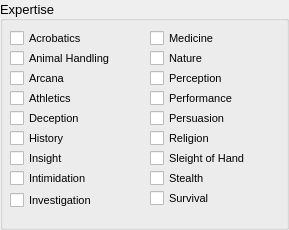
            <widget class="QGroupBox" name="org_expertise">
             <property name="minimumSize">
              <size>
               <width>0</width>
               <height>230</height>
              </size>
             </property>
             <property name="font">
              <font>
               <pointsize>10</pointsize>
              </font>
             </property>
             <property name="autoFillBackground">
              <bool>false</bool>
             </property>
             <property name="title">
              <string>Expertise</string>
             </property>
             <property name="alignment">
              <set>Qt::AlignLeading|Qt::AlignLeft|Qt::AlignVCenter</set>
             </property>
             <property name="flat">
              <bool>false</bool>
             </property>
             <widget class="QCheckBox" name="expertise_performance">
              <property name="geometry">
               <rect>
                <x>150</x>
                <y>90</y>
                <width>130</width>
                <height>17</height>
               </rect>
              </property>
              <property name="font">
               <font>
                <family>Segoe UI</family>
                <pointsize>8</pointsize>
               </font>
              </property>
              <property name="text">
               <string>Performance</string>
              </property>
             </widget>
             <widget class="QCheckBox" name="expertise_religion">
              <property name="geometry">
               <rect>
                <x>150</x>
                <y>130</y>
                <width>130</width>
                <height>16</height>
               </rect>
              </property>
              <property name="font">
               <font>
                <family>Segoe UI</family>
                <pointsize>8</pointsize>
               </font>
              </property>
              <property name="text">
               <string>Religion</string>
              </property>
             </widget>
             <widget class="QCheckBox" name="expertise_stealth">
              <property name="geometry">
               <rect>
                <x>150</x>
                <y>170</y>
                <width>130</width>
                <height>17</height>
               </rect>
              </property>
              <property name="font">
               <font>
                <family>Segoe UI</family>
                <pointsize>8</pointsize>
               </font>
              </property>
              <property name="text">
               <string>Stealth</string>
              </property>
             </widget>
             <widget class="QCheckBox" name="expertise_insight">
              <property name="geometry">
               <rect>
                <x>10</x>
                <y>150</y>
                <width>130</width>
                <height>17</height>
               </rect>
              </property>
              <property name="font">
               <font>
                <family>Segoe UI</family>
                <pointsize>8</pointsize>
               </font>
              </property>
              <property name="text">
               <string>Insight</string>
              </property>
             </widget>
             <widget class="QCheckBox" name="expertise_arcana">
              <property name="geometry">
               <rect>
                <x>10</x>
                <y>70</y>
                <width>130</width>
                <height>16</height>
               </rect>
              </property>
              <property name="font">
               <font>
                <family>Segoe UI</family>
                <pointsize>8</pointsize>
               </font>
              </property>
              <property name="text">
               <string>Arcana</string>
              </property>
             </widget>
             <widget class="QCheckBox" name="expertise_persuasion">
              <property name="geometry">
               <rect>
                <x>150</x>
                <y>110</y>
                <width>130</width>
                <height>17</height>
               </rect>
              </property>
              <property name="font">
               <font>
                <family>Segoe UI</family>
                <pointsize>8</pointsize>
               </font>
              </property>
              <property name="text">
               <string>Persuasion</string>
              </property>
             </widget>
             <widget class="QCheckBox" name="expertise_investigation">
              <property name="geometry">
               <rect>
                <x>10</x>
                <y>190</y>
                <width>130</width>
                <height>20</height>
               </rect>
              </property>
              <property name="font">
               <font>
                <family>Segoe UI</family>
                <pointsize>8</pointsize>
               </font>
              </property>
              <property name="text">
               <string>Investigation</string>
              </property>
             </widget>
             <widget class="QCheckBox" name="expertise_animalHandling">
              <property name="geometry">
               <rect>
                <x>10</x>
                <y>50</y>
                <width>130</width>
                <height>17</height>
               </rect>
              </property>
              <property name="font">
               <font>
                <family>Segoe UI</family>
                <pointsize>8</pointsize>
               </font>
              </property>
              <property name="text">
               <string>Animal Handling</string>
              </property>
             </widget>
             <widget class="QCheckBox" name="expertise_intimidation">
              <property name="geometry">
               <rect>
                <x>10</x>
                <y>170</y>
                <width>130</width>
                <height>17</height>
               </rect>
              </property>
              <property name="font">
               <font>
                <family>Segoe UI</family>
                <pointsize>8</pointsize>
               </font>
              </property>
              <property name="text">
               <string>Intimidation</string>
              </property>
             </widget>
             <widget class="QCheckBox" name="expertise_acro">
              <property name="geometry">
               <rect>
                <x>10</x>
                <y>30</y>
                <width>130</width>
                <height>17</height>
               </rect>
              </property>
              <property name="font">
               <font>
                <family>Segoe UI</family>
                <pointsize>8</pointsize>
               </font>
              </property>
              <property name="text">
               <string>Acrobatics</string>
              </property>
             </widget>
             <widget class="QCheckBox" name="expertise_survival">
              <property name="geometry">
               <rect>
                <x>150</x>
                <y>190</y>
                <width>130</width>
                <height>16</height>
               </rect>
              </property>
              <property name="font">
               <font>
                <family>Segoe UI</family>
                <pointsize>8</pointsize>
               </font>
              </property>
              <property name="text">
               <string>Survival</string>
              </property>
             </widget>
             <widget class="QCheckBox" name="expertise_deception">
              <property name="geometry">
               <rect>
                <x>10</x>
                <y>110</y>
                <width>130</width>
                <height>17</height>
               </rect>
              </property>
              <property name="font">
               <font>
                <family>Segoe UI</family>
                <pointsize>8</pointsize>
               </font>
              </property>
              <property name="text">
               <string>Deception</string>
              </property>
             </widget>
             <widget class="QCheckBox" name="expertise_nature">
              <property name="geometry">
               <rect>
                <x>150</x>
                <y>50</y>
                <width>130</width>
                <height>17</height>
               </rect>
              </property>
              <property name="font">
               <font>
                <family>Segoe UI</family>
                <pointsize>8</pointsize>
               </font>
              </property>
              <property name="text">
               <string>Nature</string>
              </property>
             </widget>
             <widget class="QCheckBox" name="expertise_history">
              <property name="geometry">
               <rect>
                <x>10</x>
                <y>130</y>
                <width>130</width>
                <height>16</height>
               </rect>
              </property>
              <property name="font">
               <font>
                <family>Segoe UI</family>
                <pointsize>8</pointsize>
               </font>
              </property>
              <property name="text">
               <string>History</string>
              </property>
             </widget>
             <widget class="QCheckBox" name="expertise_sleightofhand">
              <property name="geometry">
               <rect>
                <x>150</x>
                <y>150</y>
                <width>130</width>
                <height>17</height>
               </rect>
              </property>
              <property name="font">
               <font>
                <family>Segoe UI</family>
                <pointsize>8</pointsize>
               </font>
              </property>
              <property name="text">
               <string>Sleight of Hand</string>
              </property>
             </widget>
             <widget class="QCheckBox" name="expertise_athletics">
              <property name="geometry">
               <rect>
                <x>10</x>
                <y>90</y>
                <width>130</width>
                <height>17</height>
               </rect>
              </property>
              <property name="font">
               <font>
                <family>Segoe UI</family>
                <pointsize>8</pointsize>
               </font>
              </property>
              <property name="text">
               <string>Athletics</string>
              </property>
             </widget>
             <widget class="QCheckBox" name="expertise_medicine">
              <property name="geometry">
               <rect>
                <x>150</x>
                <y>30</y>
                <width>130</width>
                <height>17</height>
               </rect>
              </property>
              <property name="font">
               <font>
                <family>Segoe UI</family>
                <pointsize>8</pointsize>
               </font>
              </property>
              <property name="text">
               <string>Medicine</string>
              </property>
             </widget>
             <widget class="QCheckBox" name="expertise_perception">
              <property name="geometry">
               <rect>
                <x>150</x>
                <y>70</y>
                <width>130</width>
                <height>16</height>
               </rect>
              </property>
              <property name="font">
               <font>
                <family>Segoe UI</family>
                <pointsize>8</pointsize>
               </font>
              </property>
              <property name="text">
               <string>Perception</string>
              </property>
             </widget>
            </widget>
